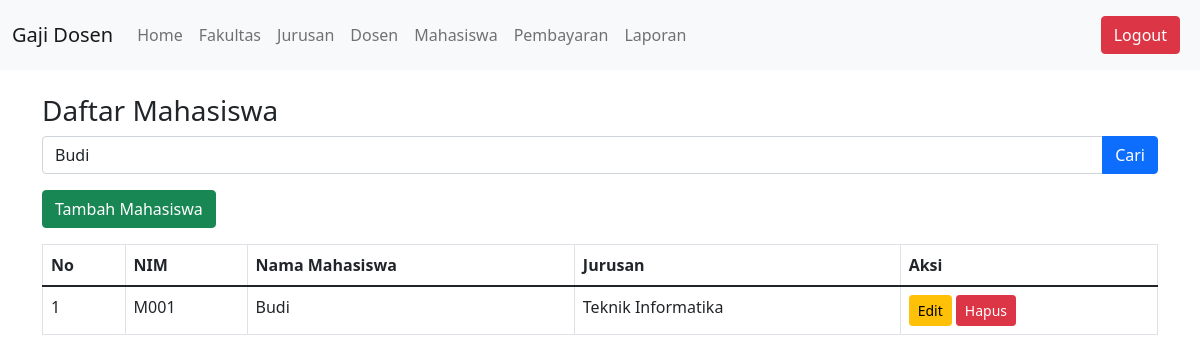
Before: /mahasiswa.php?cari=Budi with the older database file.
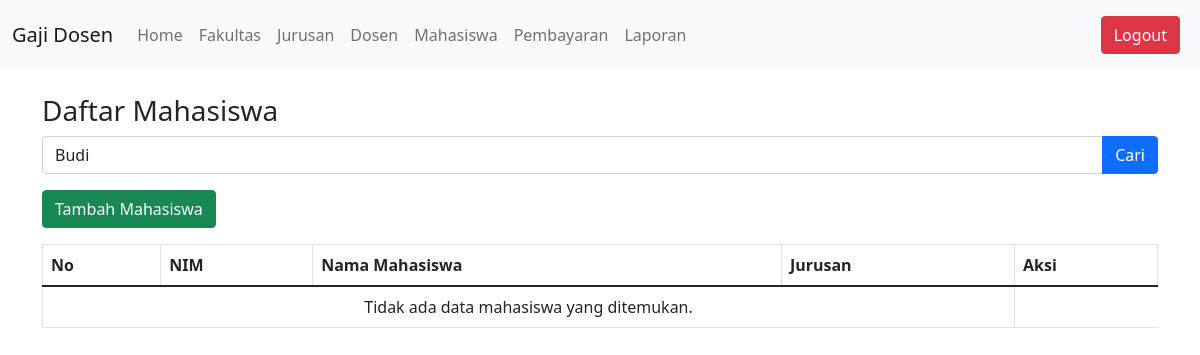
After: the same page with the newer database file.
### tables this page shows
CREATE TABLE Mahasiswa (
    id_mahasiswa INT AUTO_INCREMENT PRIMARY KEY,
    id_user INT NOT NULL,
    nim VARCHAR(20) NOT NULL UNIQUE,
    id_jurusan INT NOT NULL,
    FOREIGN KEY (id_user) REFERENCES Users(id_user) ON DELETE CASCADE,
    FOREIGN KEY (id_jurusan) REFERENCES Jurusan(id_jurusan)
);

CREATE TABLE Users (
    id_user INT AUTO_INCREMENT PRIMARY KEY,
    nama VARCHAR(100) NOT NULL,
    username VARCHAR(50) NOT NULL UNIQUE,
    password VARCHAR(255) NOT NULL,
    role ENUM('admin','tu','dosen','mahasiswa') NOT NULL
);

CREATE TABLE Jurusan (
    id_jurusan INT AUTO_INCREMENT PRIMARY KEY,
    nama_jurusan VARCHAR(100) NOT NULL,
    id_fakultas INT NOT NULL,
    FOREIGN KEY (id_fakultas) REFERENCES Fakultas(id_fakultas)
);

### mahasiswa.php (the view, shortened to what this page needs)
<?php
include 'db.php';
$cari = isset($_GET['cari']) ? $_GET['cari'] : '';
$sql = "
    SELECT mahasiswa.id_mahasiswa,mahasiswa.nim, users.nama AS nama_mahasiswa, jurusan.nama_jurusan
    FROM mahasiswa
    INNER JOIN users ON mahasiswa.id_user = users.id_user
    INNER JOIN jurusan ON mahasiswa.id_jurusan = jurusan.id_jurusan
    WHERE users.nama LIKE ? OR jurusan.nama_jurusan LIKE ?
";
$stmt = $conn->prepare($sql);
$search_term = "%" . $cari . "%";
$stmt->bind_param("ss", $search_term, $search_term);
$stmt->execute();
$result = $stmt->get_result();
$mahasiswa = [];
if ($result && $result->num_rows > 0) {
    while ($row = $result->fetch_assoc()) {
        $mahasiswa[] = $row;
    }
}
?>
<!DOCTYPE html>
<html lang="en">
<head>
    <link href="https://cdn.jsdelivr.net/npm/bootstrap@5.1.3/dist/css/bootstrap.min.css" rel="stylesheet">
</head>
<body>
    <?php include 'navbar.php'; ?>
    <div class="container mt-4">
        <h3>Daftar Mahasiswa</h3>
        <form class="mb-3" method="get" action="mahasiswa.php">
            <div class="input-group">
                <input type="text" class="form-control" name="cari" placeholder="Cari Mahasiswa atau Jurusan" value="<?= htmlspecialchars($cari ?? ''); ?>">
                <button class="btn btn-primary" type="submit">Cari</button>
            </div>
        </form>
        <a href="tambah_mahasiswa.php" class="btn btn-success mb-3">Tambah Mahasiswa</a>
        <table class="table table-bordered">
            <thead>
                <tr>
                    <th>No</th>
                    <th>NIM</th>
                    <th>Nama Mahasiswa</th>
                    <th>Jurusan</th>
                    <th>Aksi</th>
                </tr>
            </thead>
            <tbody>
                <?php if (!empty($mahasiswa)): ?>
                    <?php foreach ($mahasiswa as $index => $data_mahasiswa): ?>
                        <tr>
                            <td><?= $index + 1; ?></td>
                            <td><?= htmlspecialchars($data_mahasiswa['nim']); ?></td>
                            <td><?= htmlspecialchars($data_mahasiswa['nama_mahasiswa']); ?></td>
                            <td><?= htmlspecialchars($data_mahasiswa['nama_jurusan']); ?></td>
                            <td>
                                <a href="edit_mahasiswa.php?id=<?= $data_mahasiswa['id_mahasiswa']; ?>" class="btn btn-warning btn-sm">Edit</a>
                                <a href="hapus_mahasiswa.php?id=<?= $data_mahasiswa['id_mahasiswa']; ?>" class="btn btn-danger btn-sm" onclick="return confirm('Apakah Anda yakin ingin menghapus mahasiswa ini?');">Hapus</a>
                            </td>
                        </tr>
                    <?php endforeach; ?>
                <?php else: ?>
                    <tr>
                        <td colspan="4" class="text-center">Tidak ada data mahasiswa yang ditemukan.</td>
                    </tr>
                <?php endif; ?>
            </tbody>
        </table>
    </div>
</body>
</html>

### navbar.php (shortened to what this page needs)
<nav class="navbar navbar-expand-lg navbar-light bg-light">
    <div class="container-fluid">
        <a class="navbar-brand" href="index.php">Gaji Dosen</a>
        <div class="collapse navbar-collapse" id="navbarNav">
            <ul class="navbar-nav me-auto">
                <li class="nav-item">
                    <a class="nav-link" href="index.php">Home</a>
                </li>
                <li class="nav-item">
                    <a class="nav-link" href="fakultas.php">Fakultas</a>
                </li>
                <li class="nav-item">
                    <a class="nav-link" href="jurusan.php">Jurusan</a>
                </li>
                <li class="nav-item">
                    <a class="nav-link" href="dosen.php">Dosen</a>
                </li>
                <li class="nav-item">
                    <a class="nav-link" href="mahasiswa.php">Mahasiswa</a>
                </li>
                <li class="nav-item">
                    <a class="nav-link" href="pembayaran.php">Pembayaran</a>
                </li>
                <li class="nav-item">
                    <a class="nav-link" href="log.php">Laporan</a>
                </li>
            </ul>
            <ul class="navbar-nav ms-auto">
                <li class="nav-item">
                    <a class="nav-link" href="logout.php"><button class="btn btn-danger">Logout</button></a>
                </li>
            </ul>
        </div>
    </div>
</nav>

Changed rows visible on the page:
no longer on this page (row edited): mahasiswa: nim "M001", id_user.nama "Budi", id_jurusan.nama_jurusan "Teknik Informatika"
Other visible differences:
text now shown: "Tidak ada data mahasiswa yang ditemukan."
